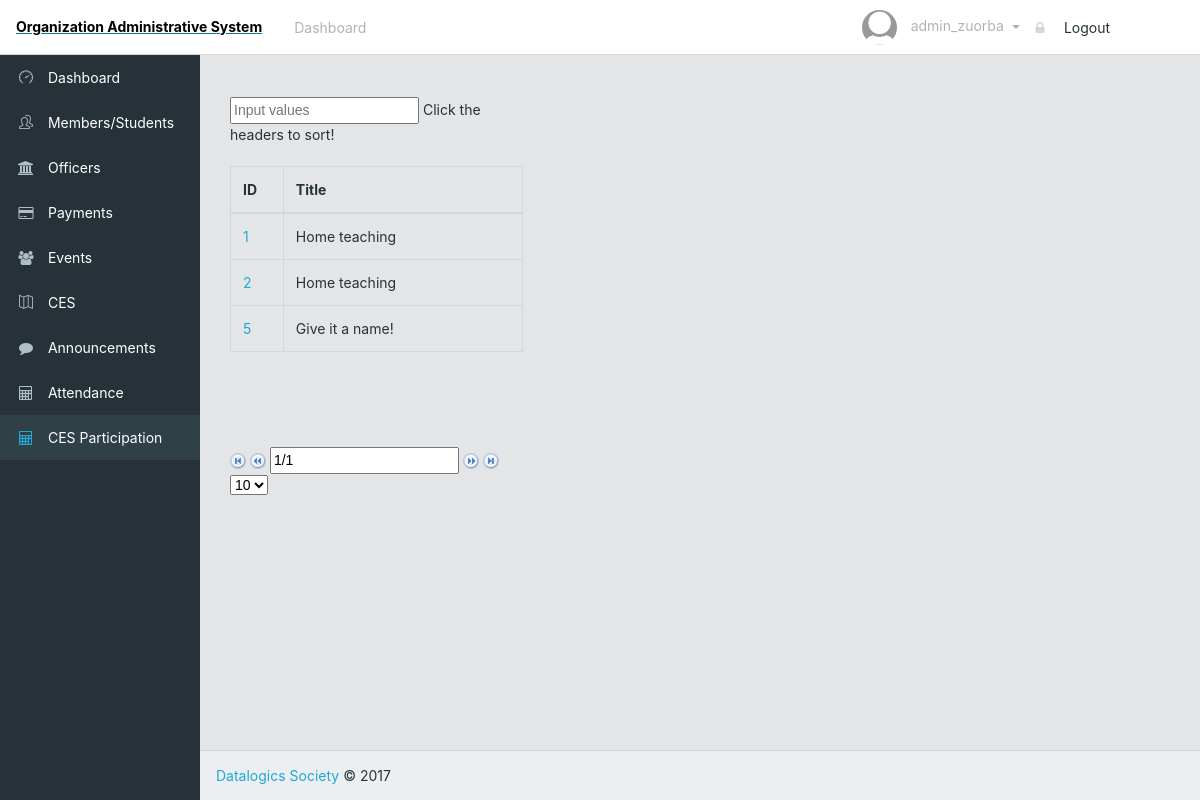
Page /adminCESP.php (signed in) on the committed database.
### tables this page shows
CREATE TABLE `ces` (
  `ces_id` int(11) NOT NULL,
  `ces_title` varchar(64) NOT NULL,
  `ces_venue` varchar(64) NOT NULL,
  `ces_date_start` datetime NOT NULL,
  `ces_date_end` datetime NOT NULL,
  `ces_description` varchar(256) NOT NULL,
  `ces_organizer` varchar(64) NOT NULL,
  `ces_contact_person` varchar(64) NOT NULL,
  `ces_contact_pnum` varchar(15) NOT NULL
);

### adminCESP.php (the view, shortened to what this page needs)
<?php
    include("sql_connect.php");
?>
<!DOCTYPE html>
<html lang="en">
<head>
    <link href="css/font-awesome.min.css" rel="stylesheet">
    <link href="css/simple-line-icons.css" rel="stylesheet">
    <link href="css/style.css" rel="stylesheet">
</head>
<body class="app header-fixed sidebar-fixed aside-menu-fixed aside-menu-hidden">
    <header class="app-header navbar">
        <a href="#"><span class = "top">Organization Administrative System</span></a>
        <ul class="nav navbar-nav hidden-md-down">
            <li class="nav-item px-1">
                <a class = "nav-link" href = "admin.php"> Dashboard </a>
            </li>
        </ul>
        <ul class="nav navbar-nav ml-auto">
                <span class = "nav-link dropdown-toggle" data-toggle="dropdown" role="button">
                    <img src="img/profile/default.png" class="img-avatar">
                    <span class="hidden-md-down">
                        <?php
                            echo "$_SESSION[username]";
                        ?>
                    </span>
                </span>
                <li>
                    <a class="dropdown-item" href="logOut.php"><i class="fa fa-lock"></i> Logout</a>
                </li>
        </ul>
    </header>
    <div class="app-body">
        <?php require("sidebar.php");?>
        <main class="main">
            <br><br>
            <div class="container-fluid">
                <div class="animated fadeIn">
                    <div class="row">
                        <div class='col-sm-4 col-sm-offset-1'>
                            <input type="text" id="myInput" onkeyup="myFunction()" placeholder="Input values">
                            <span>Click the headers to sort!</span><br><br>
                            <table id = "myTable" class="tablesorter table table-bordered">
                                <thead>
                                <tr>
                                <th>ID</th>
                                <th>Title</th>
                                </tr>
                                </thead>
                                <tbody>
                                <?php
                                    $result = mysqli_query($mysqli, "SELECT * FROM CES");
                                    while($row = mysqli_fetch_array($result)){
                                        echo
                                            "<tr>
                                                <td><a href='addCESP.php?id=".$row[0]."&name=".$row[1]."'>".$row[0]."</a></td>
                                                <td>".$row[1]."</td>
                                            </tr>";
                                    }
                                ?>
                                </tbody>
                            </table>
                            <div id="pager" class="pager" style="top: 687px; position: absolute;">
                                <form>
                                    <img src="addons/pager/icons/first.png" class="first">
                                    <img src="addons/pager/icons/prev.png" class="prev">
                                    <input type="text" class="pagedisplay">
                                    <img src="addons/pager/icons/next.png" class="next">
                                    <img src="addons/pager/icons/last.png" class="last">
                                    <select class="pagesize">
                                        <option selected="selected" value="10">10</option>
                                    </select>
                                </form>
                            </div>
                        </div>
                    </div>
                </div>
            </div>
        </main>
    </div>
    <footer class="app-footer">
        <a href="#">Datalogics Society</a> © 2017
    </footer>
</body>
</html>

### adminCESP.php (style rules this page uses)
.top { display: block; padding: 16px; font-weight: bold; color: black; }

### rows in the picture
ces: ces_id "1", ces_title "Home teaching"
ces: ces_id "2", ces_title "Home teaching"
ces: ces_id "5", ces_title "Give it a name!"

### other values in the picture
$_SESSION[username] "admin_zuorba"
